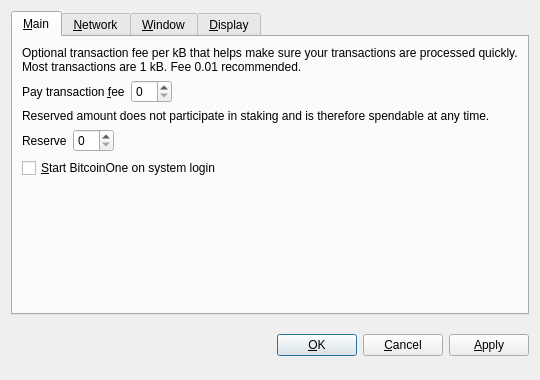
<?xml version="1.0" encoding="UTF-8"?>
<ui version="4.0">
 <class>OptionsDialog</class>
 <widget class="QDialog" name="OptionsDialog">
  <property name="geometry">
   <rect>
    <x>0</x>
    <y>0</y>
    <width>540</width>
    <height>380</height>
   </rect>
  </property>
  <property name="windowTitle">
   <string>Options</string>
  </property>
  <property name="modal">
   <bool>true</bool>
  </property>
  <layout class="QVBoxLayout" name="verticalLayout">
   <item>
    <widget class="QTabWidget" name="tabWidget">
     <property name="tabPosition">
      <enum>QTabWidget::North</enum>
     </property>
     <property name="currentIndex">
      <number>0</number>
     </property>
     <widget class="QWidget" name="tabMain">
      <attribute name="title">
       <string>&amp;Main</string>
      </attribute>
      <layout class="QVBoxLayout" name="verticalLayout_Main">
       <item>
        <widget class="QLabel" name="transactionFeeInfoLabel">
         <property name="text">
          <string>Optional transaction fee per kB that helps make sure your transactions are processed quickly. Most transactions are 1 kB. Fee 0.01 recommended.</string>
         </property>
         <property name="textFormat">
          <enum>Qt::PlainText</enum>
         </property>
         <property name="wordWrap">
          <bool>true</bool>
         </property>
        </widget>
       </item>
       <item>
        <layout class="QHBoxLayout" name="horizontalLayoutFee">
         <item>
          <widget class="QLabel" name="transactionFeeLabel">
           <property name="text">
            <string>Pay transaction &amp;fee</string>
           </property>
           <property name="textFormat">
            <enum>Qt::PlainText</enum>
           </property>
           <property name="buddy">
            <cstring>transactionFee</cstring>
           </property>
          </widget>
         </item>
         <item>
          <widget class="BitcoinAmountField" name="transactionFee"/>
         </item>
         <item>
          <spacer name="horizontalSpacerFee">
           <property name="orientation">
            <enum>Qt::Horizontal</enum>
           </property>
           <property name="sizeHint" stdset="0">
            <size>
             <width>40</width>
             <height>20</height>
            </size>
           </property>
          </spacer>
         </item>
        </layout>
       </item>
       <item>
        <widget class="QLabel" name="reserveBalanceInfoLabel">
         <property name="text">
          <string>Reserved amount does not participate in staking and is therefore spendable at any time.</string>
         </property>
         <property name="textFormat">
          <enum>Qt::PlainText</enum>
         </property>
         <property name="wordWrap">
          <bool>true</bool>
         </property>
        </widget>
       </item>
       <item>
        <layout class="QHBoxLayout" name="horizontalLayoutReserveBalance">
         <item>
          <widget class="QLabel" name="reserveBalanceLabel">
           <property name="text">
            <string>Reserve</string>
           </property>
           <property name="textFormat">
            <enum>Qt::PlainText</enum>
           </property>
           <property name="buddy">
            <cstring>reserveBalance</cstring>
           </property>
          </widget>
         </item>
         <item>
          <widget class="BitcoinAmountField" name="reserveBalance"/>
         </item>
         <item>
          <spacer name="horizontalSpacerReserveBalance">
           <property name="orientation">
            <enum>Qt::Horizontal</enum>
           </property>
           <property name="sizeHint" stdset="0">
            <size>
             <width>40</width>
             <height>20</height>
            </size>
           </property>
          </spacer>
         </item>
        </layout>
       </item>
       <item>
        <widget class="QCheckBox" name="bitcoinAtStartup">
         <property name="toolTip">
          <string>Automatically start BitcoinOne after logging in to the system.</string>
         </property>
         <property name="text">
          <string>&amp;Start BitcoinOne on system login</string>
         </property>
        </widget>
       </item>
       <item>
        <spacer name="verticalSpacer_Main">
         <property name="orientation">
          <enum>Qt::Vertical</enum>
         </property>
         <property name="sizeHint" stdset="0">
          <size>
           <width>20</width>
           <height>40</height>
          </size>
         </property>
        </spacer>
       </item>
      </layout>
     </widget>
     <widget class="QWidget" name="tabNetwork">
      <attribute name="title">
       <string>&amp;Network</string>
      </attribute>
      <layout class="QVBoxLayout" name="verticalLayout_Network">
       <item>
        <widget class="QCheckBox" name="mapPortUpnp">
         <property name="toolTip">
          <string>Automatically open the BitcoinOne client port on the router. This only works when your router supports UPnP and it is enabled.</string>
         </property>
         <property name="text">
          <string>Map port using &amp;UPnP</string>
         </property>
        </widget>
       </item>
       <item>
        <widget class="QCheckBox" name="connectSocks">
         <property name="toolTip">
          <string>Connect to the BitcoinOne network through a SOCKS proxy (e.g. when connecting through Tor).</string>
         </property>
         <property name="text">
          <string>&amp;Connect through SOCKS proxy:</string>
         </property>
        </widget>
       </item>
       <item>
        <layout class="QHBoxLayout" name="horizontalLayout_Network">
         <item>
          <widget class="QLabel" name="proxyIpLabel">
           <property name="text">
            <string>Proxy &amp;IP:</string>
           </property>
           <property name="textFormat">
            <enum>Qt::PlainText</enum>
           </property>
           <property name="buddy">
            <cstring>proxyIp</cstring>
           </property>
          </widget>
         </item>
         <item>
          <widget class="QValidatedLineEdit" name="proxyIp">
           <property name="maximumSize">
            <size>
             <width>140</width>
             <height>16777215</height>
            </size>
           </property>
           <property name="toolTip">
            <string>IP address of the proxy (e.g. 127.0.0.1)</string>
           </property>
          </widget>
         </item>
         <item>
          <widget class="QLabel" name="proxyPortLabel">
           <property name="text">
            <string>&amp;Port:</string>
           </property>
           <property name="textFormat">
            <enum>Qt::PlainText</enum>
           </property>
           <property name="buddy">
            <cstring>proxyPort</cstring>
           </property>
          </widget>
         </item>
         <item>
          <widget class="QLineEdit" name="proxyPort">
           <property name="maximumSize">
            <size>
             <width>55</width>
             <height>16777215</height>
            </size>
           </property>
           <property name="toolTip">
            <string>Port of the proxy (e.g. 9050)</string>
           </property>
          </widget>
         </item>
         <item>
          <widget class="QLabel" name="socksVersionLabel">
           <property name="text">
            <string>SOCKS &amp;Version:</string>
           </property>
           <property name="textFormat">
            <enum>Qt::PlainText</enum>
           </property>
           <property name="buddy">
            <cstring>socksVersion</cstring>
           </property>
          </widget>
         </item>
         <item>
          <widget class="QValueComboBox" name="socksVersion">
           <property name="toolTip">
            <string>SOCKS version of the proxy (e.g. 5)</string>
           </property>
          </widget>
         </item>
         <item>
          <spacer name="horizontalSpacer_Network">
           <property name="orientation">
            <enum>Qt::Horizontal</enum>
           </property>
           <property name="sizeHint" stdset="0">
            <size>
             <width>40</width>
             <height>20</height>
            </size>
           </property>
          </spacer>
         </item>
        </layout>
       </item>
       <item>
        <spacer name="verticalSpacer_Network">
         <property name="orientation">
          <enum>Qt::Vertical</enum>
         </property>
         <property name="sizeHint" stdset="0">
          <size>
           <width>20</width>
           <height>40</height>
          </size>
         </property>
        </spacer>
       </item>
      </layout>
     </widget>
     <widget class="QWidget" name="tabWindow">
      <attribute name="title">
       <string>&amp;Window</string>
      </attribute>
      <layout class="QVBoxLayout" name="verticalLayout_Window">
       <item>
        <widget class="QCheckBox" name="minimizeToTray">
         <property name="toolTip">
          <string>Show only a tray icon after minimizing the window.</string>
         </property>
         <property name="text">
          <string>&amp;Minimize to the tray instead of the taskbar</string>
         </property>
        </widget>
       </item>
       <item>
        <widget class="QCheckBox" name="minimizeOnClose">
         <property name="toolTip">
          <string>Minimize instead of exit the application when the window is closed. When this option is enabled, the application will be closed only after selecting Quit in the menu.</string>
         </property>
         <property name="text">
          <string>M&amp;inimize on close</string>
         </property>
        </widget>
       </item>
       <item>
        <spacer name="verticalSpacer_Window">
         <property name="orientation">
          <enum>Qt::Vertical</enum>
         </property>
         <property name="sizeHint" stdset="0">
          <size>
           <width>20</width>
           <height>40</height>
          </size>
         </property>
        </spacer>
       </item>
      </layout>
     </widget>
     <widget class="QWidget" name="tabDisplay">
      <attribute name="title">
       <string>&amp;Display</string>
      </attribute>
      <layout class="QVBoxLayout" name="verticalLayout_Display">
       <item>
        <layout class="QHBoxLayout" name="horizontalLayout_1_Display">
         <item>
          <widget class="QLabel" name="langLabel">
           <property name="text">
            <string>User Interface &amp;language:</string>
           </property>
           <property name="textFormat">
            <enum>Qt::PlainText</enum>
           </property>
           <property name="buddy">
            <cstring>lang</cstring>
           </property>
          </widget>
         </item>
         <item>
          <widget class="QValueComboBox" name="lang">
           <property name="toolTip">
            <string>The user interface language can be set here. This setting will take effect after restarting BitcoinOne.</string>
           </property>
          </widget>
         </item>
        </layout>
       </item>
       <item>
        <layout class="QHBoxLayout" name="horizontalLayout_2_Display">
         <item>
          <widget class="QLabel" name="unitLabel">
           <property name="text">
            <string>&amp;Unit to show amounts in:</string>
           </property>
           <property name="textFormat">
            <enum>Qt::PlainText</enum>
           </property>
           <property name="buddy">
            <cstring>unit</cstring>
           </property>
          </widget>
         </item>
         <item>
          <widget class="QValueComboBox" name="unit">
           <property name="toolTip">
            <string>Choose the default subdivision unit to show in the interface and when sending coins.</string>
           </property>
          </widget>
         </item>
        </layout>
       </item>
       <item>
        <widget class="QCheckBox" name="displayAddresses">
         <property name="toolTip">
          <string>Whether to show BitcoinOne addresses in the transaction list or not.</string>
         </property>
         <property name="text">
          <string>&amp;Display addresses in transaction list</string>
         </property>
        </widget>
       </item>
       <item>
        <widget class="QCheckBox" name="coinControlFeatures">
         <property name="toolTip">
          <string>Whether to show coin control features or not.</string>
         </property>
         <property name="text">
          <string>Display coin &amp;control features (experts only!)</string>
         </property>
        </widget>
       </item>
       <item>
        <spacer name="verticalSpacer_Display">
         <property name="orientation">
          <enum>Qt::Vertical</enum>
         </property>
         <property name="sizeHint" stdset="0">
          <size>
           <width>20</width>
           <height>40</height>
          </size>
         </property>
        </spacer>
       </item>
      </layout>
     </widget>
    </widget>
   </item>
   <item>
    <layout class="QHBoxLayout" name="horizontalLayout_Buttons">
     <item>
      <spacer name="horizontalSpacer_1">
       <property name="orientation">
        <enum>Qt::Horizontal</enum>
       </property>
       <property name="sizeHint" stdset="0">
        <size>
         <width>40</width>
         <height>48</height>
        </size>
       </property>
      </spacer>
     </item>
     <item>
      <widget class="QLabel" name="statusLabel">
       <property name="font">
        <font>
         <weight>75</weight>
         <bold>true</bold>
        </font>
       </property>
       <property name="text">
        <string/>
       </property>
       <property name="textFormat">
        <enum>Qt::PlainText</enum>
       </property>
       <property name="wordWrap">
        <bool>true</bool>
       </property>
      </widget>
     </item>
     <item>
      <spacer name="horizontalSpacer_2">
       <property name="orientation">
        <enum>Qt::Horizontal</enum>
       </property>
       <property name="sizeHint" stdset="0">
        <size>
         <width>40</width>
         <height>48</height>
        </size>
       </property>
      </spacer>
     </item>
     <item>
      <widget class="QPushButton" name="okButton">
       <property name="text">
        <string>&amp;OK</string>
       </property>
      </widget>
     </item>
     <item>
      <widget class="QPushButton" name="cancelButton">
       <property name="text">
        <string>&amp;Cancel</string>
       </property>
       <property name="autoDefault">
        <bool>false</bool>
       </property>
      </widget>
     </item>
     <item>
      <widget class="QPushButton" name="applyButton">
       <property name="text">
        <string>&amp;Apply</string>
       </property>
       <property name="autoDefault">
        <bool>false</bool>
       </property>
      </widget>
     </item>
    </layout>
   </item>
  </layout>
 </widget>
 <customwidgets>
  <customwidget>
   <class>BitcoinAmountField</class>
   <extends>QSpinBox</extends>
   <header>bitcoinamountfield.h</header>
  </customwidget>
  <customwidget>
   <class>QValueComboBox</class>
   <extends>QComboBox</extends>
   <header>qvaluecombobox.h</header>
  </customwidget>
  <customwidget>
   <class>QValidatedLineEdit</class>
   <extends>QLineEdit</extends>
   <header>qvalidatedlineedit.h</header>
  </customwidget>
 </customwidgets>
 <resources/>
 <connections/>
</ui>
